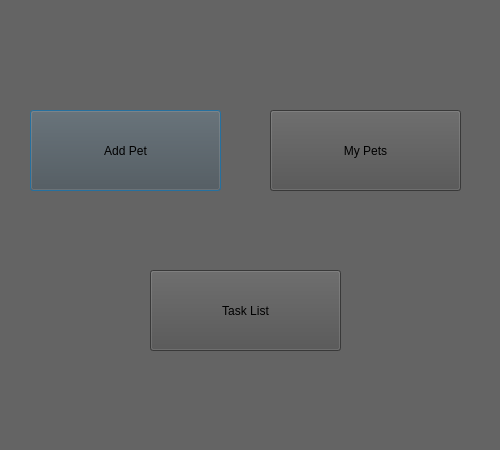
<?xml version="1.0" encoding="UTF-8"?>
<ui version="4.0">
 <class>Dialog</class>
 <widget class="QDialog" name="Dialog">
  <property name="geometry">
   <rect>
    <x>0</x>
    <y>0</y>
    <width>500</width>
    <height>450</height>
   </rect>
  </property>
  <property name="windowTitle">
   <string>Dialog</string>
  </property>
  <property name="styleSheet">
   <string notr="true">background-color: rgb(100, 100, 100);</string>
  </property>
  <widget class="QPushButton" name="addPetButton">
   <property name="geometry">
    <rect>
     <x>30</x>
     <y>110</y>
     <width>191</width>
     <height>81</height>
    </rect>
   </property>
   <property name="styleSheet">
    <string notr="true">background-color: rgb(80, 80, 80);
font: 12pt &quot;MS Shell Dlg 2&quot;;</string>
   </property>
   <property name="text">
    <string>Add Pet</string>
   </property>
  </widget>
  <widget class="QPushButton" name="MyPetsButton">
   <property name="geometry">
    <rect>
     <x>270</x>
     <y>110</y>
     <width>191</width>
     <height>81</height>
    </rect>
   </property>
   <property name="styleSheet">
    <string notr="true">background-color: rgb(80, 80, 80);font: 12pt &quot;MS Shell Dlg 2&quot;;</string>
   </property>
   <property name="text">
    <string>My Pets</string>
   </property>
  </widget>
  <widget class="QPushButton" name="gototasklistbutton">
   <property name="geometry">
    <rect>
     <x>150</x>
     <y>270</y>
     <width>191</width>
     <height>81</height>
    </rect>
   </property>
   <property name="styleSheet">
    <string notr="true">background-color: rgb(80, 80, 80);font: 12pt &quot;MS Shell Dlg 2&quot;;</string>
   </property>
   <property name="text">
    <string>Task List</string>
   </property>
  </widget>
 </widget>
 <resources/>
 <connections/>
</ui>
